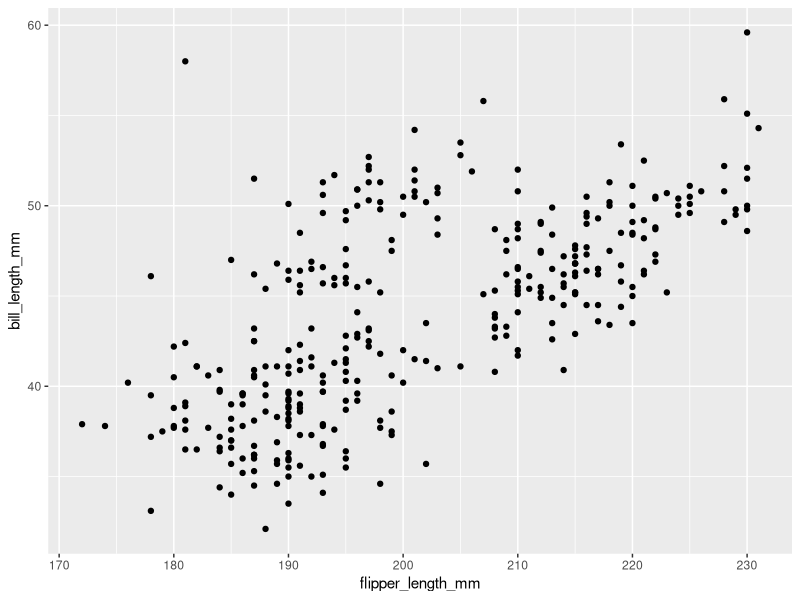
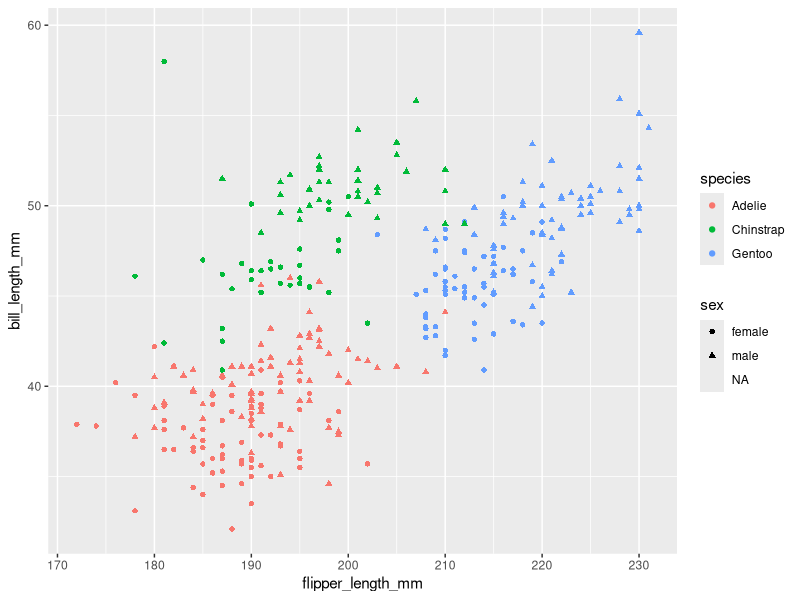
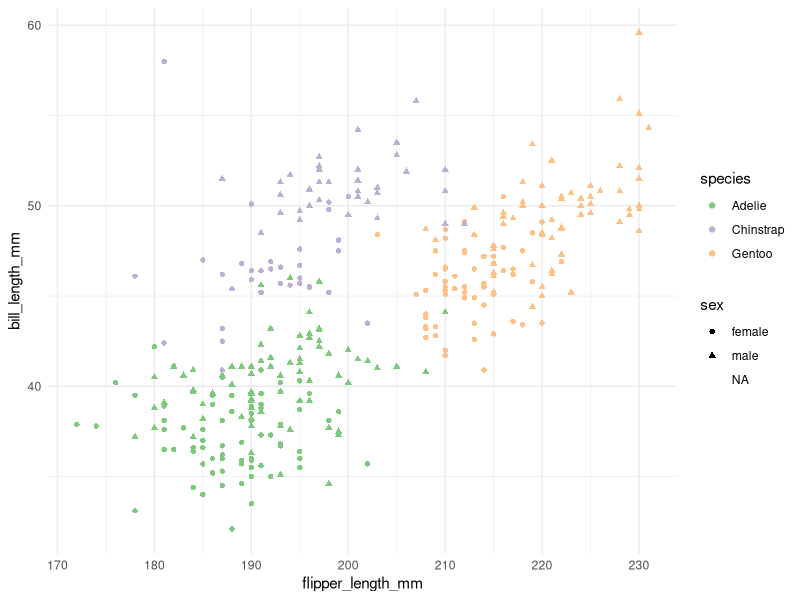
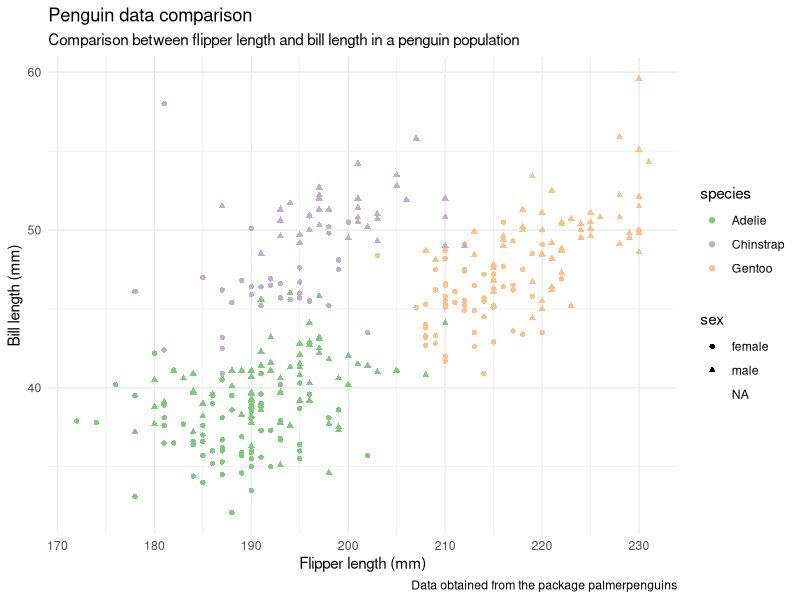

These charts were generated, in order, by the following R code:
## ---- chunk 1
1 + 1
## ---- chunk 2
1:10
## ---- chunk 3
NA + 1
## ---- chunk 4
max(10, 30, 5, NA)
## ---- chunk 5
max(10, 30, 5, NA, na.rm=TRUE)
## ---- chunk 6
ejemplo <- 120
## ---- chunk 7
ejemplo
## ---- chunk 8
x <- 100
y <- 123

x + y
## ---- chunk 9
x <- c(1,5,10,14,20)
x
## ---- chunk 10
nombres <- c("Francisco", "Andres", "Jorge")
nombres
## ---- chunk 11
combinacion <- c("Andres", 50, 1e10)
combinacion
## ---- chunk 12
nombres[1]
nombres[3]
## ---- chunk 13
numeros <- c(1,2,3)
label <- c("uno", "dos", "tres")

names(numeros) <- label

numeros
## ---- chunk 14
numeros["uno"]
## ---- chunk 15
numeros[c("uno", "tres")]
## ---- chunk 16
#| message: false
library(tidyverse)
library(palmerpenguins)
## ---- chunk 17
tabla_pinguinos <- penguins
## ---- chunk 18
tabla_pinguinos
## ---- chunk 19
ggplot(data = tabla_pinguinos,
       aes(x=flipper_length_mm, 
           y=bill_length_mm)
       ) +
geom_point()

## ---- chunk 20
ggplot(data = tabla_pinguinos,
       aes(x=flipper_length_mm, 
           y=bill_length_mm,
           color = species,
           shape = sex)
       ) +
geom_point()

## ---- chunk 21
ggplot(data = tabla_pinguinos,
       aes(x=flipper_length_mm, 
           y=bill_length_mm,
           color = species,
           shape = sex)
       ) +
geom_point() +
theme_minimal() +
scale_color_brewer(type="qual")
        

## ---- chunk 22
ggplot(data = tabla_pinguinos,
       aes(x=flipper_length_mm, 
           y=bill_length_mm,
           color = species,
           shape = sex)
       ) +
geom_point() +
theme_minimal() +
scale_color_brewer(type="qual") +
labs(x="Flipper length (mm)",
     y="Bill length (mm)",
     title = "Penguin data comparison",
     subtitle = "Comparison between flipper length and bill length in a penguin population",
     caption = "Data obtained from the package palmerpenguins")
